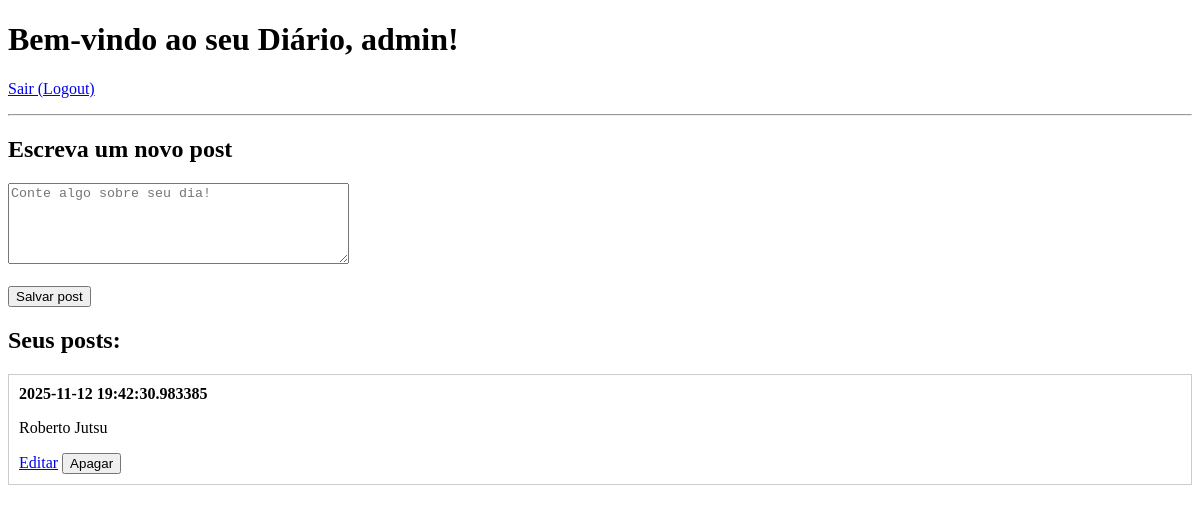
Page /dashboard (signed in) on the earlier database version.
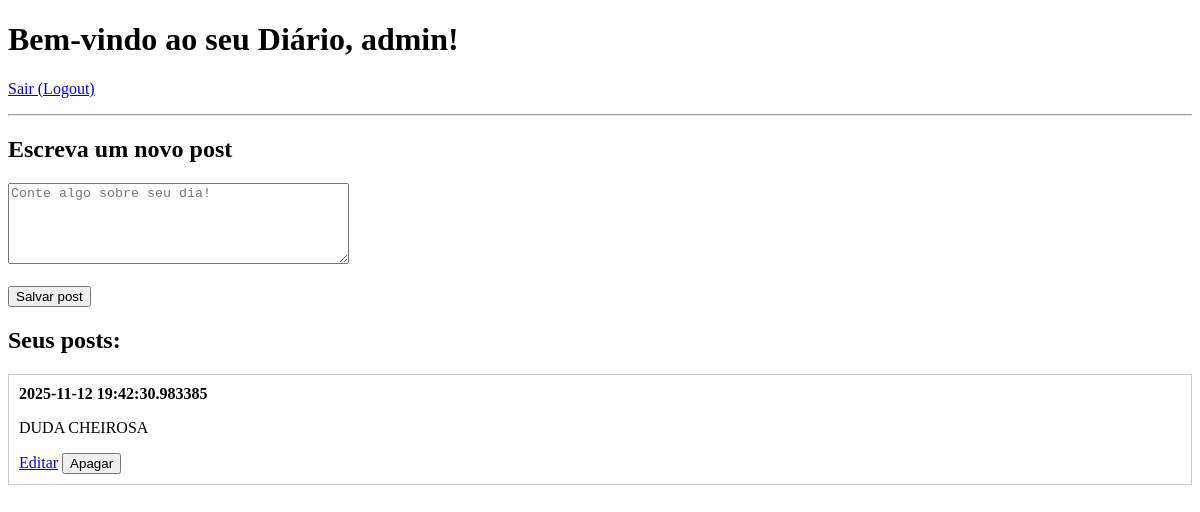
Same page on the later database version.
### app.py (models this page shows, shortened)
class User(db.Model, UserMixin): #Cria a tabela de usuários no banco de dados, adicionado UserMixin para autenticação
    id = db.Column(db.Integer, primary_key=True) #ID do usuário
    username = db.Column(db.String(80), unique=True, nullable=False) #Nome do usuário
    password_hash = db.Column(db.String(128), nullable=False) #Senha do usuário (armazenada como hash) -- sempre salvar a senha em hash

class Post(db.Model): #Criar a tabela de posts no banco de dados
    idPost = db.Column(db.Integer, primary_key=True, nullable=False) #ID do post
    dataPost = db.Column(db.DateTime, default=datetime.datetime.utcnow) #Data do post
    content = db.Column(db.Text, nullable=False) #Conteúdo do post
    user_id = db.Column(db.Integer, db.ForeignKey('user.id'), nullable=False) #ID do usuário que criou o post
    autor = db.relationship('User', backref ='posts')
    pass #temporario

### app.py (the view)
@app.route('/dashboard')
@login_required # - Nosso guarda para a rota
def dashboard():
    posts_user = current_user.posts #Consulta todos os posts do usuário logado, usando referencia de relacionamento feito em Post.
    return render_template('dashboard.html', posts=posts_user) # Renderiza o arquivo dashboard.html

### app.py (called while the page is built)
@login_manager.user_loader
def load_user(user_id):
    return User.query.get(int(user_id)) #Convertendo id string para int

### templates/dashboard.html (shortened to what this page needs)
<!DOCTYPE html>
<html lang="pt-br">
<head>
</head>
<body>
    <h1>Bem-vindo ao seu Diário, {{ current_user.username }}!</h1>
    <p><a href="{{ url_for('logout') }}">Sair (Logout)</a></p>
    <hr>
    <h2>Escreva um novo post</h2>
    <form action="/add_post" method="POST">
        <div>
            <textarea name="content" rows="5" cols="40" placeholder="Conte algo sobre seu dia!" required></textarea>
        </div>
        <br>
        <div>
            <button type="submit">Salvar post</button>
        </div>
    </form>
    <h2>Seus posts:</h2>
    {% for post in posts %}
        <div style="border: 1px solid #ccc; padding: 10px; margin-bottom: 10px;">
            <strong>{{ post.dataPost }}</strong>
            <p>{{ post.content }}</p>
            <a href="{{url_for('edit_post', post_id=post.idPost) }}">Editar</a>
            <form action="{{ url_for('delete_post', post_id=post.idPost) }}" method="POST" style="display: inline;">
            <button type="submit">Apagar</button>
            </form>
        </div>
    {% else %}
        <p>Você ainda não escreveu nenhuma entrada. Escreva sua primeira!</p>
    {% endfor %}
    </body>
</html>

Differences in the rows shown:
changed Post: content "Roberto Jutsu" → "DUDA CHEIROSA"
